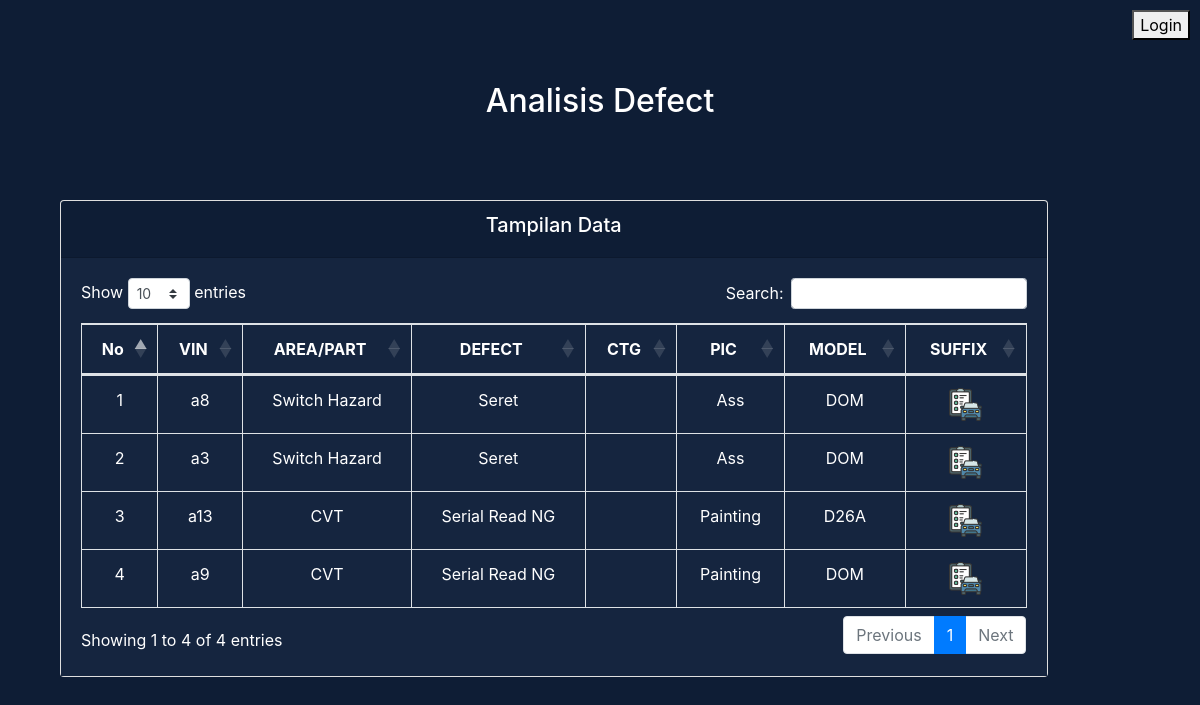
Before: / with the older database file.
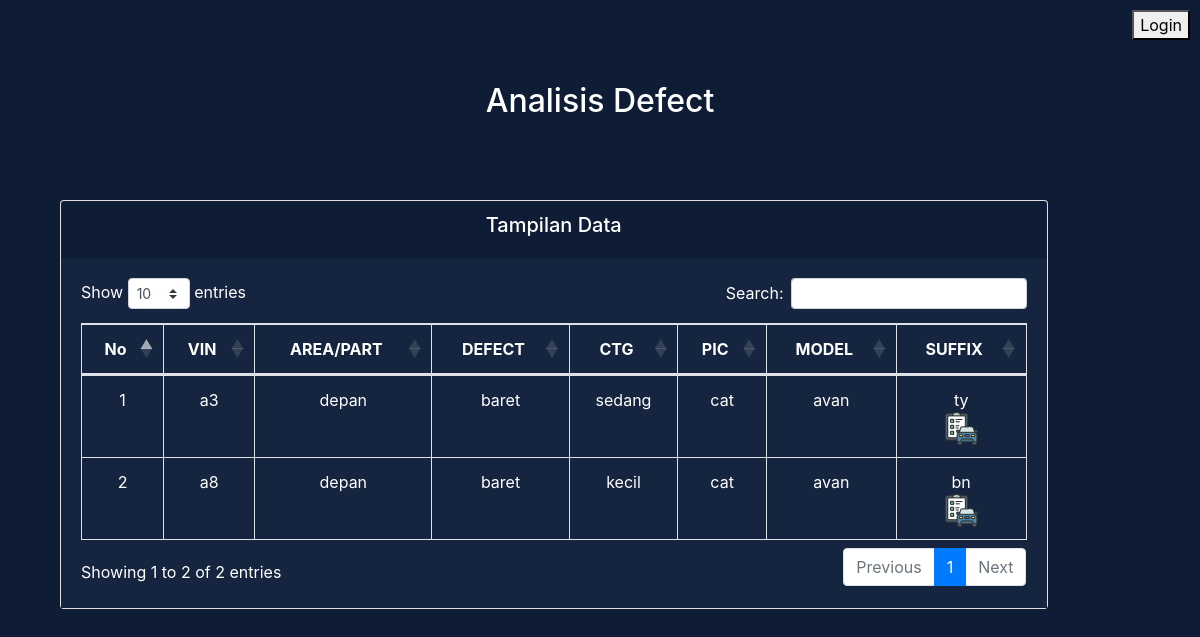
After: the same page with the newer database file.
### tables this page shows
CREATE TABLE `input_data` (
  `vin` varchar(100) DEFAULT NULL,
  `area/part` varchar(100) DEFAULT NULL,
  `defect` varchar(100) DEFAULT NULL,
  `ctg` varchar(50) DEFAULT NULL,
  `pic` varchar(100) DEFAULT NULL,
  `model` varchar(4) DEFAULT NULL,
  `suffix` varchar(50) DEFAULT NULL,
  `status` tinyint(1) DEFAULT 0
);

### index.php (the view, shortened to what this page needs)
<!DOCTYPE html>
<html lang="en">
<head>
    <link rel="stylesheet" href="https://cdnjs.cloudflare.com/ajax/libs/twitter-bootstrap/4.5.2/css/bootstrap.css">
    <link rel="stylesheet" href="https://cdn.datatables.net/1.13.7/css/dataTables.bootstrap4.min.css">
    <?php
    $isUserLoggedIn = isset($_SESSION['username']);
    ?>
</head>
<body style="background-color: #0E1D35;">
<div id="header" style="background-color: #0E1D35; padding: 10px;">
    <?php if ($isUserLoggedIn) : ?>
        <form method="post" action="logout.php" style="float: right;">
            <button type="submit">Logout</button>
        </form>
    <?php else : ?>
        <button style="color: black; float: right;" onclick="showLoginModal()">Login</button>
    <?php endif; ?>
</div>
    <h2 style="text-align: center; margin-top: 1em; color:white;">Analisis Defect</h2><br>
    <section class="py-5">
        <div class="container">
            <div class="row justify-content-center">
                <div class="col-md-12">
                    <div class="col-md-11">
                        <div class="card" style="color:white;">
                            <div class="card-header" style= "background-color: #0E1D35; text-align: center;">
                                <h5 style="color:white;">Tampilan Data</h5>
                            </div>
                            <div class="card-body" style= "background-color: #15253F">
                                <div>
                                </div>
                                <table class="table table-bordered" id="myTable" style="color:white; text-align: center;">
                                <thead>
                                    <tr>
                                        <th style="text-align: center;">No</th>
                                        <th style="text-align: center;">VIN</th>
                                        <th style="text-align: center;">AREA/PART</th>
                                        <th style="text-align: center;">DEFECT</th>
                                        <th style="text-align: center;">CTG</th>
                                        <th style="text-align: center;">PIC</th>
                                        <th style="text-align: center;">MODEL</th>
                                        <th style="text-align: center;">SUFFIX</th>
                                    </tr>
                                </thead>
                                    <tbody>
                                        <?php
                                        $servername = "localhost";
                                        $username = "root";
                                        $password = "";
                                        $database = "dbinput";
                                        $conn = new mysqli($servername, $username, $password, $database);
                                        function getAllData() {
                                            global $conn;
                                            $sql = "SELECT * FROM input_data";
                                            $result = $conn->query($sql);
                                            return $result->fetch_all(MYSQLI_ASSOC);
                                        }
                                        $allData = getAllData();
                                        $no = 1;
                                        foreach ($allData as $row) {
                                            ?>
                                            <tr>
                                                <td><?= $no++ ?></td>
                                                <td><?= $row['vin']; ?></td>
                                                <td><?= $row['area/part']; ?></td>
                                                <td><?= $row['defect']; ?></td>
                                                <td><?= $row['ctg']; ?></td>
                                                <td><?= $row['pic']; ?></td>
                                                <td class="model-cell" data-model="<?= $row['model']; ?>">
                                                    <?= $row['model']; ?>
                                                </td>
                                                <td class="suffix-cell" data-suffix="<?= $row['suffix']; ?>">
                                                    <?= $row['suffix']; ?>
                                                    <div style="display: flex; flex-direction: column; align-items: left;">
                                                        <a href="history.php?areaPart=<?= $row['area/part']; ?>&defect=<?= $row['defect']; ?>">
                                                            <img src="car-check.png" alt="Logo" style="width: 33px; height: 33px;">
                                                        </a>
                                                    </div>
                                                </td>
                                            </tr>
                                            <?php
                                        }
                                        ?>
                                    </tbody>
                                </table>
                            </div>
                        </div>
                    </div>
                </div>
            </div>
        </div>
    </section>
</body>
</html>

### index.php (style rules this page uses)
#header { display: flex; justify-content: flex-end; padding: 10px; background-color: #0E1D35; color: white; }

Changed rows visible on the page:
removed input_data: vin "a8", value "Switch Hazard", defect "Seret", pic "Ass", model "DOM"
removed input_data: vin "a3", value "Switch Hazard", defect "Seret", pic "Ass", model "DOM"
removed input_data: vin "a13", value "CVT", defect "Serial Read NG", pic "Painting", model "D26A"
removed input_data: vin "a9", value "CVT", defect "Serial Read NG", pic "Painting", model "DOM"
added input_data: vin "a3", value "depan", defect "baret", ctg "sedang", pic "cat", model "avan", suffix "ty"
added input_data: vin "a8", value "depan", defect "baret", ctg "kecil", pic "cat", model "avan", suffix "bn"
Other visible differences:
text written by a page script: "Show entries Search: Showing 1 to 4 of 4 entries Previous 1 Next" → "Show entries Search: Showing 1 to 2 of 2 entries Previous 1 Next"
